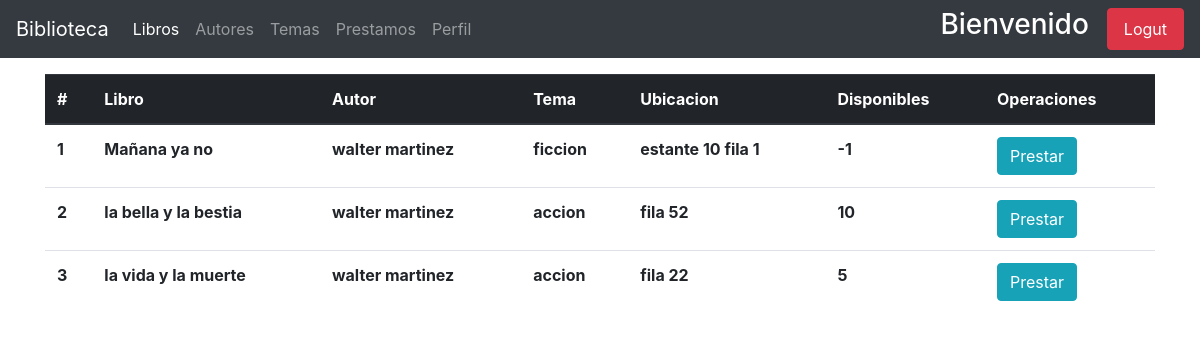
/autores/prueba4/, run on an earlier commit of the app's database.
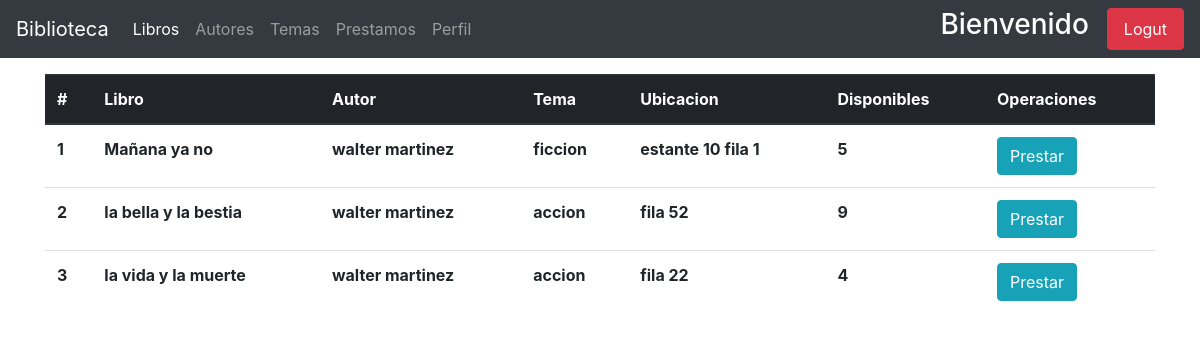
And on a later commit of the database.
### apps/libros/models.py (models this page shows, shortened)
class Libros(models.Model):
    titulo = models.CharField(_('titulo'), max_length=150)
    autor = models.ForeignKey(Author, on_delete=models.PROTECT)
    tema = models.ForeignKey(Temas, on_delete=models.PROTECT)
    ubicacion = models.CharField(_('ubicacion'), max_length=200)
    disponibles = models.PositiveIntegerField(_('libros disponibles'), validators=[limit], default=1, )
    fecha_registro = models.DateField(_('Fecha de ingreso'), default=now())
    class Meta:
        ordering = ['id']
        verbose_name_plural = 'Libros'

### apps/autores/models.py (models this page shows, shortened)
class Author(models.Model):
    nombre = models.CharField(_('nombre'), max_length=150)
    apellido = models.CharField(_('apellido'), max_length=150)
    nacionalidad = models.ForeignKey(Pais, on_delete=models.CASCADE)
    genero = models.BooleanField(_('genero'), default=True, choices=[
        (True, 'masculino'),
        (False, 'femenino')
    ])
    nacimiento = models.DateField(_('fecha de nacimiento'))
    fallecimiento = models.DateField(_('fecha de fallecimiento'),null=True, blank=True)
    fecha_registro = models.DateField(_('fecha de registro'), default=now())
    def __str__(self):
        return f'{self.nombre} {self.apellido}'

### apps/temas/models.py (models this page shows)
class Temas(models.Model):
    tema = models.CharField(_('tema'), max_length=200)
    fecha_ingreso = models.DateField(_('fecha_ingreso'), default=now())
    class Meta:
        verbose_name_plural = 'Temas'
    def __str__(self):
        return self.tema

### apps/autores/views.py (the view)
# urls.py: path('prueba<int:pk>/', views.books, name='prueba')
def books(request, pk):
    book = Libros.objects.filter(autor__id=pk)
    context = {'Book': book}
    return render(request, "autores/author_prueba.html", context)

### apps/autores/templates/autores/author_prueba.html (shortened to what this page needs)
{% extends 'base.html' %}
{% block navbar_items %}
    <li class="nav-item active">
        <a class="nav-link" href="{% url 'book:user_index' %}">Libros <span class="sr-only">(current)</span></a>
    </li>
    <li class="nav-item ">
        <a class="nav-link" href="{% url 'autor:autores-user' %}">Autores </a>
    </li>
    <li class="nav-item ">
        <a class="nav-link" href="{% url 'temas:temas-user' %}">Temas </a>
    </li>
    <li class="nav-item">
        <a class="nav-link" href="{% url 'prestamos:prestamos-list' %}">Prestamos</a>
    </li>
    <li class="nav-item ">
        <a class="nav-link" href="{% url 'usuarios:user-edit' request.user.id %}">Perfil </a>
    </li>
{% endblock %}
{% block content %}
    <div class="container mt-3">
        <table class="table table-hover" id="table-controller">
            <thead class="thead-dark">
                <tr>
                    <th scope="col" > #  </th>
                    <th scope="col" > Libro </th>
                    <th scope="col" > Autor </th>
                    <th scope="col" > Tema </th>
                    <th scope="col" > Ubicacion </th>
                    <th scope="col" > Disponibles </th>
                    <th scope="col" > Operaciones </th>
                </tr>
            </thead>
            <tbody>
                {% for book in Book %}
                    <tr>
                        <th scope="col"> {{ forloop.counter }} </th>
                        <th> {{ book.titulo }} </th>
                        <th> {{ book.autor }} </th>
                        <th> {{ book.tema }} </th>
                        <th> {{ book.ubicacion }} </th>
                        <th> {{ book.disponibles }} </th>
                        <th> <a href="{% url 'prestamos:pre-prestamo' book.id %}" class="btn btn-info"> Prestar </a> </th>
                    </tr>
                {% endfor %}
            </tbody>
        </table>
    </div>
{% endblock %}

What changed in the data, as far as the page shows it:
changed Libros "Mañana ya no": disponibles "-1" → "5"
changed Libros "la bella y la bestia": disponibles "10" → "9"
changed Libros "la vida y la muerte": disponibles "5" → "4"
